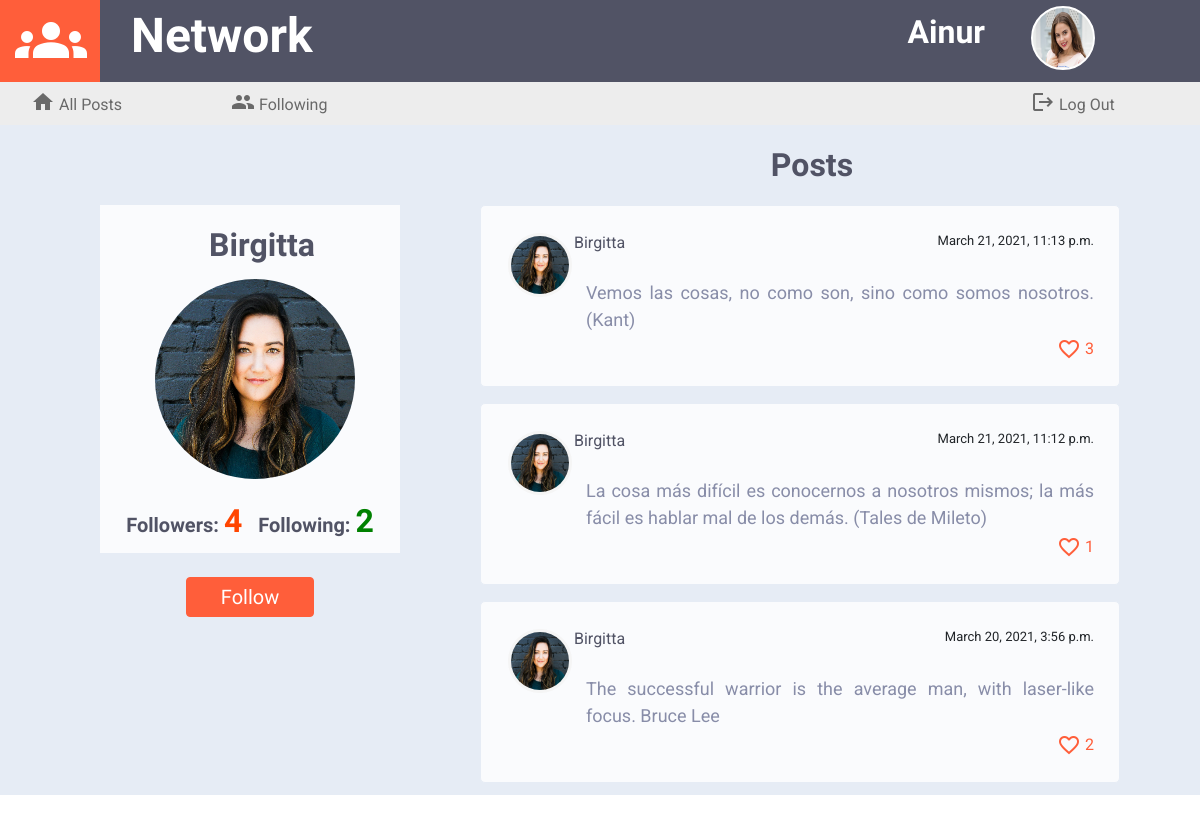
Page /profile/Birgitta (signed in) on the earlier database version.
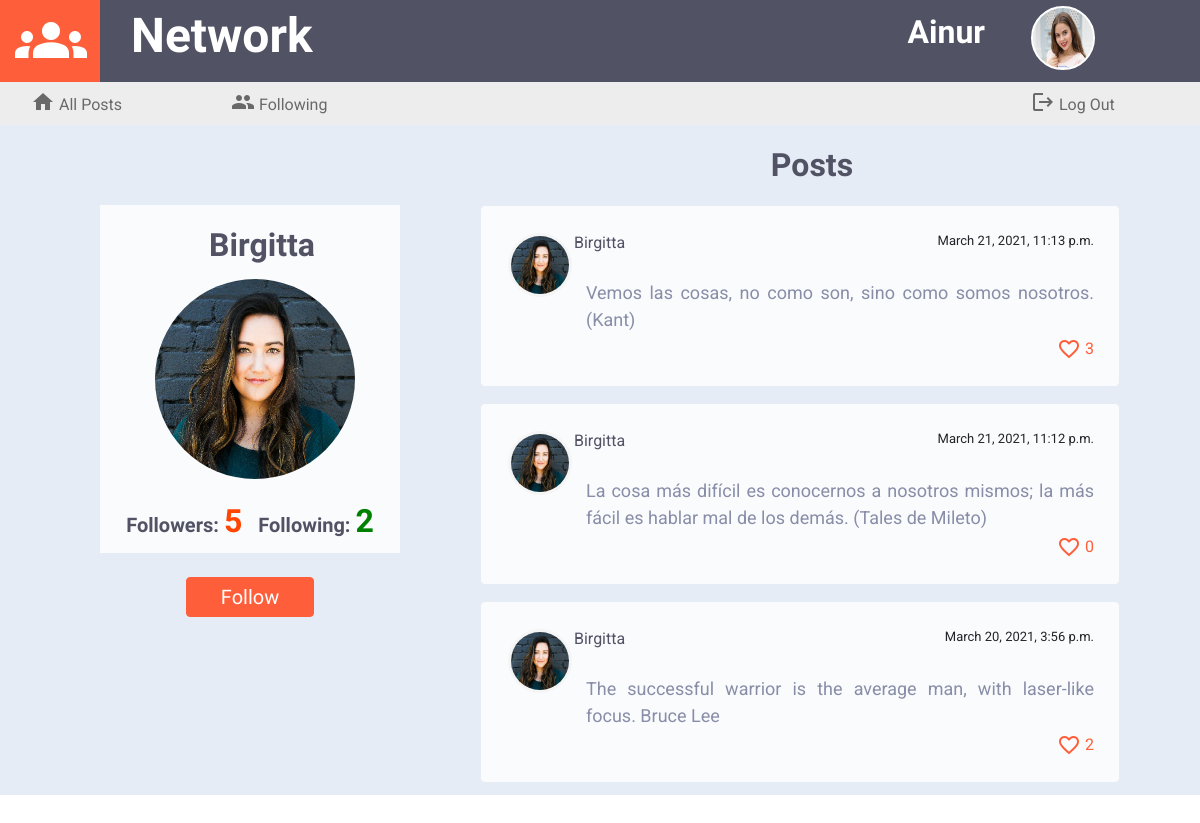
Same page on the later database version.
### network/models.py (models this page shows, shortened)
class Profile(models.Model):
    usuario = models.ForeignKey(User, on_delete=models.CASCADE, blank=False)
    avatar = models.CharField(max_length=12, blank=False)
    cantidad_seguidores = models.IntegerField(default=0)
    cantidad_seguidos = models.IntegerField(default=0)
    siguiendo = models.ManyToManyField(User, blank=True, related_name="following")
    seguidores = models.ManyToManyField(User, blank=True, related_name="followers")

class Posts(models.Model): # publicación
    usuario = models.ForeignKey(User, on_delete=models.CASCADE, blank=False)
    avatar = models.CharField(max_length=12, blank=False)
    contents = models.TextField(max_length=640, blank=False)
    post_date = models.DateTimeField(blank=False, auto_now_add=True)
    cantidad_megusta = models.IntegerField(default=0)
    megusta = models.ManyToManyField(User, blank=True, related_name="likesto")

class User(AbstractUser):
    pass

### network/views.py (the view)
# urls.py: path("profile/<str:nombre>", views.profile, name="profile"),
def profile(request, nombre):
    usuarioprf = User.objects.get(username=nombre)
    profile = Profile.objects.get(usuario=usuarioprf)
    profilename = nombre
    lista_posts = Posts.objects.filter(usuario=usuarioprf.id).order_by('-post_date')
    paginator = Paginator(lista_posts, 10)
    page_number = request.GET.get('page')
    page_obj = paginator.get_page(page_number)
    if request.user in profile.seguidores.all():
        accion = 'Unfollow'
    else:
        accion = 'Follow'
    if request.user.is_authenticated:
        perfil = Profile.objects.get(usuario=request.user)
        return render(request, "network/profile.html",{"perfil": perfil,'page_obj': page_obj,
                                                       'profile': profile,
                                                       'profilename': profilename,
                                                       'accion': accion })
    else:
        return render(request, "network/profile.html",{'page_obj': page_obj,
                                                       'profile': profile,
                                                       'profilename': profilename})

### network/templates/network/profile.html (shortened to what this page needs)
{% extends "network/layout.html" %}
{% load static %}
{% block body %}
<div class="container-fluid cuerpo">
    <div class="row">
        <div class="col-lg-1 col-sm-12"></div>
        <div class="col-lg-3 col-sm-12">
        </div>
        <div class="col-lg-8 col-sm-12">
            <div class="titleNewPost">Posts</div>
        </div>
    </div>
    <div class="row" id="principal">
        <div class="col-lg-1  col-sm-12"></div>
        <div class="col-lg-3  col-sm-12" id="col-profile">
            {% if user.is_authenticated %}
            <div id="divprofile">
            <div class="titleNewPost">{{ profilename }}</div>
            <div> <img src="/static/network/avatars/{{profile.avatar}}" id="profileavatar"> </div>
            <div id="divprofileinfo">
            <div class="profileinfo">Followers: <text id="cantidadseguidores">{{profile.cantidad_seguidores}}</text></div>
            <div class="profileinfo">Following: <text id="cantidadseguidos">{{profile.cantidad_seguidos}}</text> </div>
            </div>
            </div>
            {% if profile.usuario != request.user %}
                <form id="follow-form">
                    <div id="divbuttonfollow">
                        <input type="submit" class="btn btn-primary" id="buttonfollow" value="{{ accion }}"/>
                    </div>
                </form>
            {% else %}
            <form id="follow-form">
                    <input type="submit" id="buttonfollow" value="" style="visibility: hidden ;"/>
            </form>
            {% endif %}
            {% endif %}
        </div>
        <div class="col-lg-8  col-sm-12" id="posts">
            {% for post in page_obj %}
            <div class="post">
                <div class="postdetails"> <a href="{% url 'profile' post.usuario %}"> <img src="/static/network/avatars/{{post.avatar}}" class="postavatar"> <text class="postname">{{post.usuario}}</text> </a> <text class="postdate">{{post.post_date}}</text><br></div>
                <div class="postcontents" id='contents{{post.id}}'>{{post.contents}}</div>
                {% if user.is_authenticated %}
                <div class="postlikes">
                <i class="material-icons iconlikes identity" data-identity='{{post.id}}' style="cursor: pointer" id='icon{{post.id}}'>
                </i>
                <text class="numberlikes" id='text{{post.id}}'>&nbsp;{{post.cantidad_megusta}}</text></div>
                {% else %}
                <div class="postlikes"><i class="material-icons iconlikes">favorite_border</i><text class="numberlikes">{{post.cantidad_megusta}}</text></div>
                {% endif %}
            </div>
            {% endfor %}
        </div>
    </div>
</div>
{% endblock %}

Differences in the rows shown:
changed Profile (number 2 of 2 on the later page): cantidad_seguidores "4" → "5"
changed Posts "March 21, 2021, 11:12 p.m.": cantidad_megusta "1" → "0"
